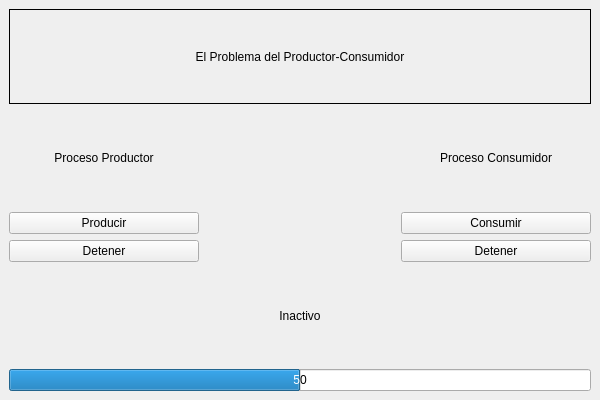
<?xml version="1.0" encoding="UTF-8"?>
<ui version="4.0">
 <class>MainWindow</class>
 <widget class="QMainWindow" name="MainWindow">
  <property name="geometry">
   <rect>
    <x>0</x>
    <y>0</y>
    <width>600</width>
    <height>400</height>
   </rect>
  </property>
  <property name="windowTitle">
   <string>Producer-Consumer problem</string>
  </property>
  <widget class="QWidget" name="centralwidget">
   <layout class="QGridLayout" name="gridLayout">
    <item row="1" column="2">
     <widget class="QLabel" name="label_consumer">
      <property name="text">
       <string>Proceso Consumidor</string>
      </property>
      <property name="alignment">
       <set>Qt::AlignCenter</set>
      </property>
      <property name="wordWrap">
       <bool>true</bool>
      </property>
     </widget>
    </item>
    <item row="4" column="1">
     <widget class="QLabel" name="label_status">
      <property name="text">
       <string>Inactivo</string>
      </property>
      <property name="alignment">
       <set>Qt::AlignCenter</set>
      </property>
     </widget>
    </item>
    <item row="0" column="0" colspan="3">
     <widget class="QLabel" name="label_title">
      <property name="frameShape">
       <enum>QFrame::Box</enum>
      </property>
      <property name="frameShadow">
       <enum>QFrame::Plain</enum>
      </property>
      <property name="text">
       <string>El Problema del Productor-Consumidor</string>
      </property>
      <property name="alignment">
       <set>Qt::AlignCenter</set>
      </property>
     </widget>
    </item>
    <item row="2" column="0">
     <widget class="QPushButton" name="pushButton_producer">
      <property name="text">
       <string>Producir</string>
      </property>
     </widget>
    </item>
    <item row="2" column="2">
     <widget class="QPushButton" name="pushButton_consumer">
      <property name="text">
       <string>Consumir</string>
      </property>
     </widget>
    </item>
    <item row="1" column="0">
     <widget class="QLabel" name="label_producer">
      <property name="text">
       <string>Proceso Productor</string>
      </property>
      <property name="alignment">
       <set>Qt::AlignCenter</set>
      </property>
      <property name="wordWrap">
       <bool>true</bool>
      </property>
     </widget>
    </item>
    <item row="5" column="0" colspan="3">
     <widget class="QProgressBar" name="progressBar_buffer">
      <property name="value">
       <number>50</number>
      </property>
      <property name="format">
       <string>%p</string>
      </property>
     </widget>
    </item>
    <item row="3" column="2">
     <widget class="QPushButton" name="pushButton_stop_consumer">
      <property name="text">
       <string>Detener</string>
      </property>
     </widget>
    </item>
    <item row="3" column="0">
     <widget class="QPushButton" name="pushButton_stop_producer">
      <property name="text">
       <string>Detener</string>
      </property>
     </widget>
    </item>
   </layout>
  </widget>
 </widget>
 <resources/>
 <connections/>
</ui>
